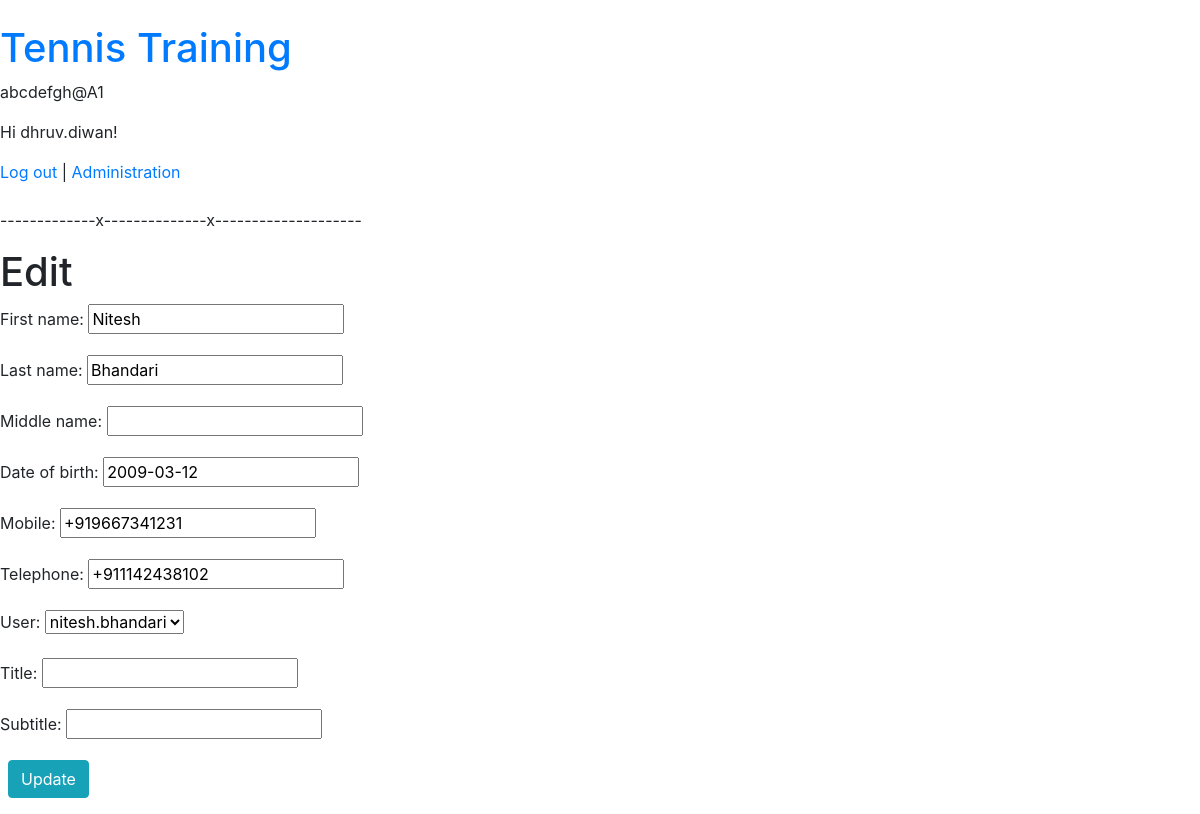
Screenshot of /attendance/person/2/edit/ (signed in) with the database file from the repository.
### users/models.py (models this page shows)
class CustomUser(AbstractUser):
    middle_name = models.CharField(null = True, max_length=300)
    date_of_birth = models.DateField(null = True)
    mobile = PhoneNumberField(null = True)
    telephone = PhoneNumberField(null = True)
    intercom = models.CharField(null = True, max_length=300)

### attendance/models.py (models this page shows, shortened)
class AttendancePerson(models.Model):
    first_name = models.CharField(null = True, max_length=300)
    last_name = models.CharField(null = True, blank = True, max_length=300)
    middle_name = models.CharField(null = True, blank = True, max_length=300)
    date_of_birth = models.DateField(null = True, blank = True)
    mobile = PhoneNumberField(null = True, blank = True)
    telephone = PhoneNumberField(null = True, blank = True, max_length=300)
    user = models.ForeignKey(CustomUser, blank = True, null = True, on_delete = models.CASCADE,)
    title = models.CharField(null = True, max_length=300)
    subtitle = models.CharField(null = True, max_length=300)

### attendance/person/views.py (the view)
# urls.py: path('<int:pk>/edit/',AttendancePersonUpdateView.as_view(), name='attendance_person_edit'),
class AttendancePersonUpdateView(LoginRequiredMixin , UpdateView):
    model = AttendancePerson
    fields = '__all__'
    template_name = 'person/attendance_person_edit.html'
    login_url = 'login'
    def dispatch(self , request , *args , **kwargs):
        batches = Batch.objects.all()
        coaches = []
        for batch in batches:
            coaches += batch.coaches.all()
        if self.request.user not in coaches:
            raise PermissionDenied
        return super().dispatch(request , *args , **kwargs)

### attendance/templates/person/attendance_person_edit.html
{% extends 'base.html' %}
{% block content %}
<h1>Edit</h1>
<form action="" method="post">{% csrf_token %}
  {{ form.as_p }}
  <button class="btn btn-info ml-2" type="submit">Update</button>
</form>
{% endblock content %}

### templates/base.html (shortened to what this page needs)
﻿<!DOCTYPE html>
<html>
<head>
    <link rel="stylesheet"
          href="https://stackpath.bootstrapcdn.com/bootstrap/4.1.3/css/\bootstrap.min.css"
>
</head>
<body>
  <div>
    <header>
      <div class="nav-left">
        <h1><a href="{% url 'home' %}">Tennis Training</a></h1>
      </div>
    </header>
    <p>abcdefgh@A1</p>
    {% if user.is_authenticated %}
      <p>Hi {{ user.username }}!</p>
      <a href="{% url 'logout' %}">Log out</a>
    {% else %}
      <p>You are not logged in.</p>
      <a href="{% url 'login' %}">Log In</a> |
      <a href="{% url 'signup' %}">Sign Up</a>
    {% endif %}
       | <a href="/admin" target="_blank">Administration</a>
<br><br>
<p>-------------x--------------x--------------------</p>
    {% block content %}
    {% endblock content %}
  </div>
</body>
</html>

### rows the page displays
CustomUser: username "dhruv.diwan"
AttendancePerson: first_name "Nitesh", last_name "Bhandari", date_of_birth "2009-03-12", mobile "+919667341231", telephone "+911142438102", user "nitesh.bhandari"
